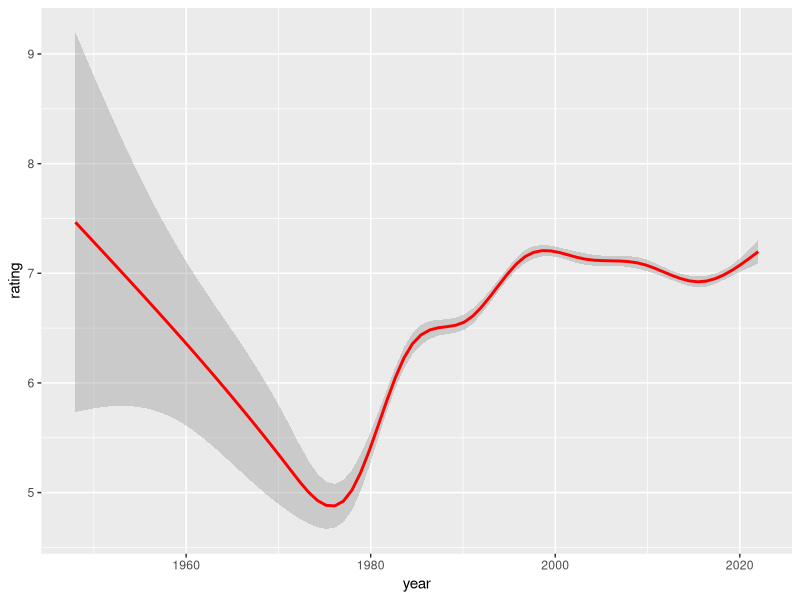

Write R code to recreate this figure.
## ---- chunk 1
knitr::opts_chunk$set(echo = TRUE)
## ---- chunk 2

library(tidyverse)
library(here)
library(ggplot2)

game <- read_csv(here("project_2","imdb_video_game_rating.csv"))
game$year <- as.integer(game$year)
str(game)

class(game)

game

## ---- chunk 3
game_fil <- game %>%
  select(-genre)%>%
select(-directors)%>%
  select(-plot)%>%
  select(-...1)
game_fil 

#Making Numeric columns
game_add <-game %>%
mutate(yearplusrating = year + rating) %>%  mutate(yeartimesrating = year * rating)
game_add

  tidy_game <- game_fil %>%
  pivot_longer(names_to = "Movie Variables", values_to = "Values", cols = -title, names_transform = list(year = as.numeric))
  tidy_game

## ---- chunk 4

game %>% count(year)
game %>% count(votes)
game %>% count(...1)
game %>% group_by(genre) %>% tally()

## ---- chunk 5
#Not Added
str(game)
ls(game)
#Added
str(game_add)
ls(game_add)
## ---- chunk 6
game_add %>% group_by(genre) %>% summarize_at(vars( rating, votes, year, ...1, yeartimesrating, yearplusrating), list(~mean(.), ~median(.), ~sd(.)))

## ---- chunk 7
#Does the overall rating of games rise or decline with time?
#Are the best-rated games made in the past or present?
#What year had the best rated games? 
  ggplot(data = game_add) + 
    geom_smooth(mapping = aes(x = year, y = rating), color = "red", show.legend = FALSE)
